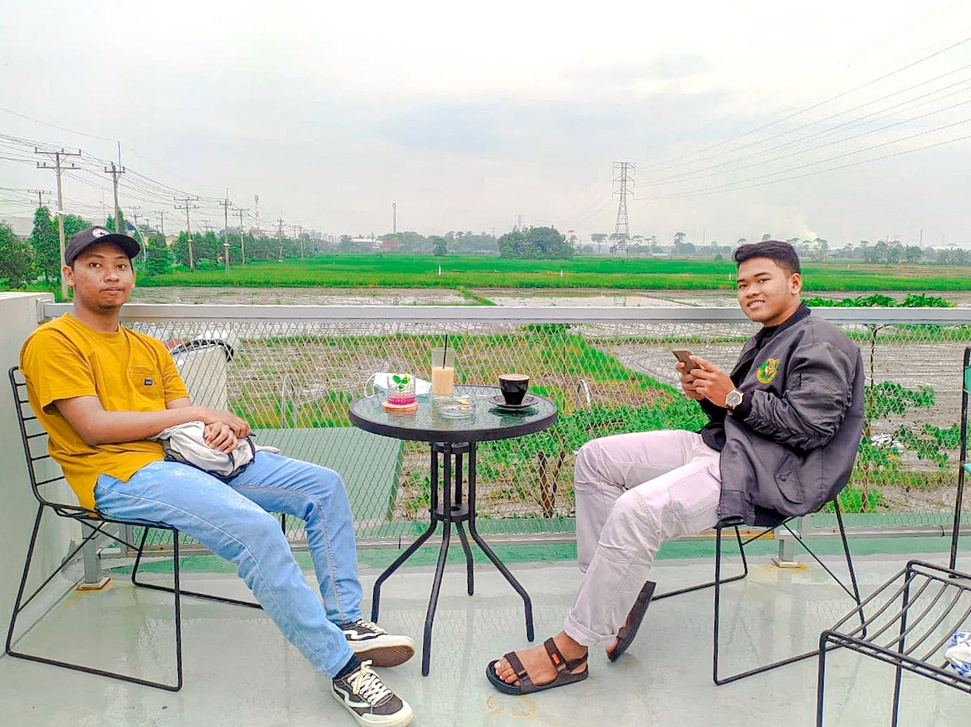
#> input picture poto.jpg, 971 x 727 px, shrunk from 1166 x 873 before the run
$ jupyter execute deteksi_wajah.ipynb
#> lines starting #> are read from the running program, lines starting #| are printed output that depends on the picture; after the words box and inside, x2 and y2 are one past the last pixel; in counts of white or black regions, pixels touching at a corner belong together
# mendeteksi wajah dalam sebuah gambar menggunakan OpenCV (Open Source Computer Vision Library) dan metode deteksi wajah Haar Cascade.

[cell 1]
import numpy as np
import cv2 as cv

wajah= cv.CascadeClassifier('haarcascade_frontalface_default.xml')

img= cv.imread('poto.jpg')
#> img is the input picture: shape (727, 971, 3); mean B, G, R 172.6, 185.9, 180.6
img_gray= cv.cvtColor(img, cv.COLOR_BGR2GRAY)
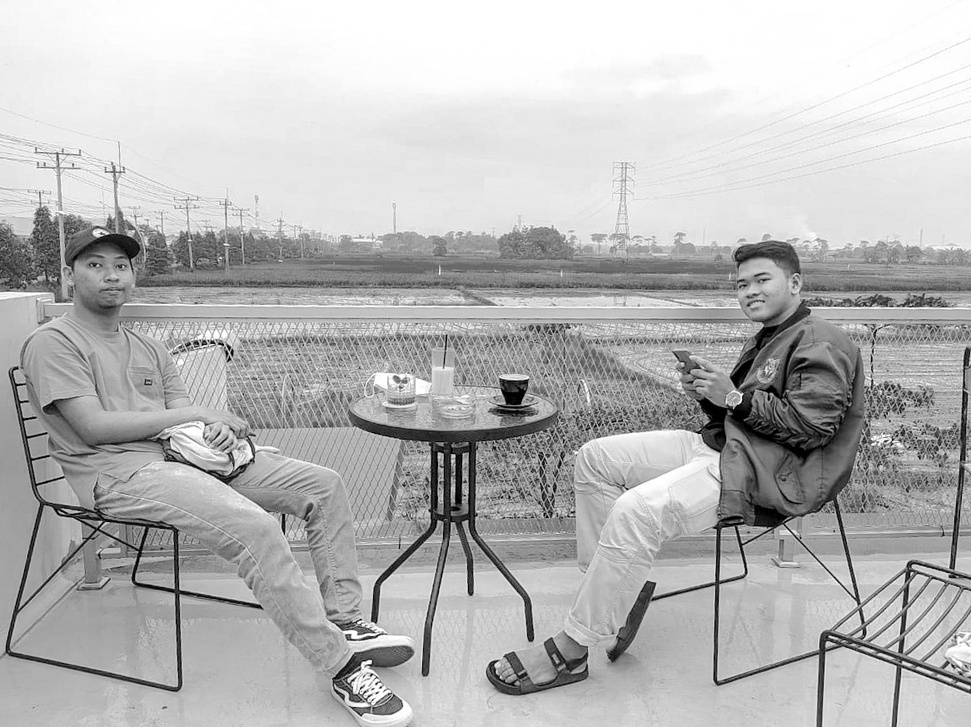
#> img_gray: shape (727, 971); min 0, max 255, mean 182.8

deteksi_wajah=wajah.detectMultiScale(img_gray,1.1,5)
#> deteksi_wajah = [[727, 258, 59, 59], [79, 241, 64, 64]]

font= cv.FONT_HERSHEY_SIMPLEX
jumlah=0

for(x,y,w,h) in deteksi_wajah:
    jumlah = jumlah+1
    cv.putText(img,"Wajah",(x,y-10),font,0.75,(0,0,255),2,cv.LINE_AA)
    cv.rectangle(img,(x,y),(x+w,y+h),(0,255,0),2)

    roi_gray = img_gray[y:y+h,x:x+w]
    roi_color = img[y:y+h, x:x+w]
#> this loop made 2 passes
#> (x, y, w, h, jumlah) on passes 1 to 2: (727, 258, 59, 59, 1), (79, 241, 64, 64, 2)
#> pass 1, `roi_gray = img_gray[y:y+h,x:x+w]`:
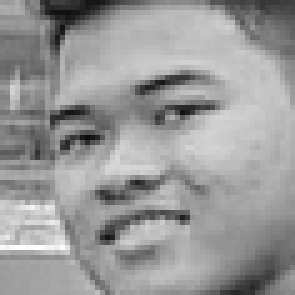
#> roi_gray: shape (59, 59) (shown 5 times larger); min 11, max 254, mean 153
#> pass 1, `roi_color = img[y:y+h, x:x+w]`:
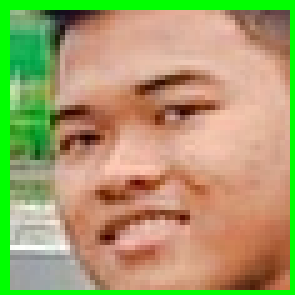
#> roi_color: shape (59, 59, 3) (shown 5 times larger); mean B, G, R 107.8, 158.6, 166.6
#> pass 2, `roi_gray = img_gray[y:y+h,x:x+w]`:
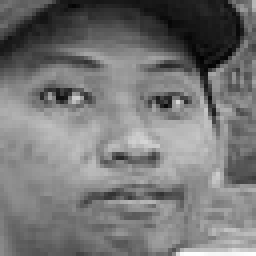
#> roi_gray: shape (64, 64) (shown 4 times larger); min 1, max 254, mean 117.9
#> pass 2, `roi_color = img[y:y+h, x:x+w]`:
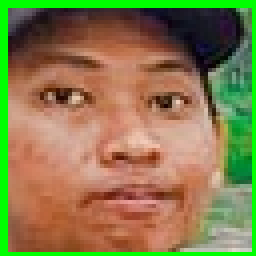
#> roi_color: shape (64, 64, 3) (shown 4 times larger); mean B, G, R 77.4, 123.8, 136.6
#> after the loop:
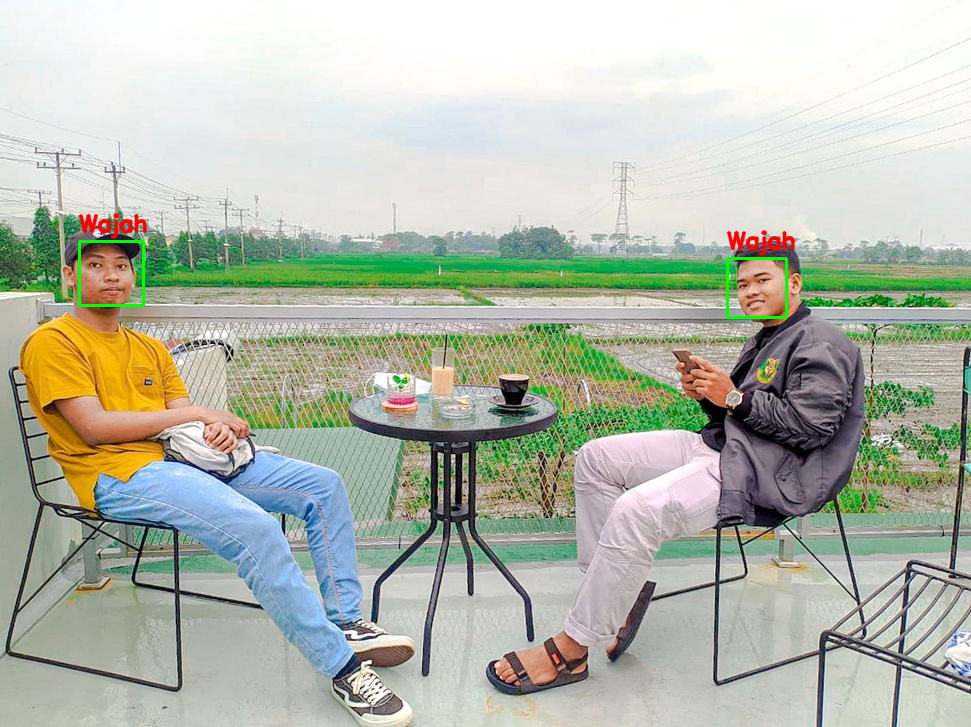
#> img: shape (727, 971, 3); 0.49% of pixels changed, all inside (x1, y1, x2, y2) = (78, 213, 796, 319)
#> after the loop, jumlah = 2

cv.putText(img,"Jumlah wajah ada : "+str(jumlah)+ " buah",(10,30),font,1,(0,0,0),2,cv.LINE_AA)
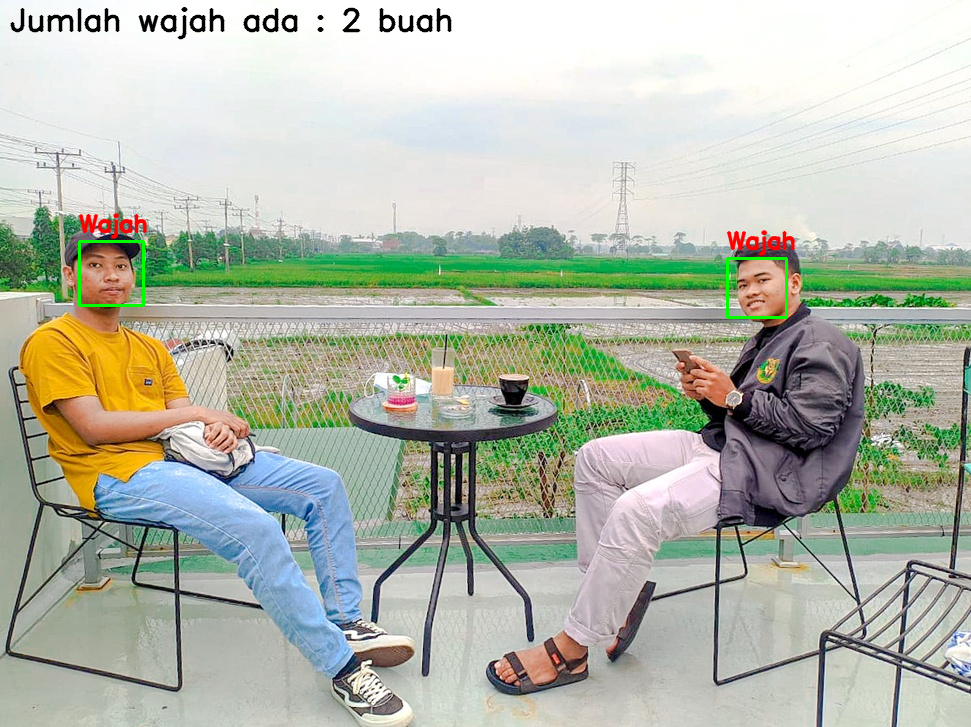
#> img: shape (727, 971, 3); 0.61% of pixels changed, all inside (x1, y1, x2, y2) = (10, 7, 452, 40)

cv.imshow('img',img)
cv.waitKey(0)
cv.destroyAllWindows()
